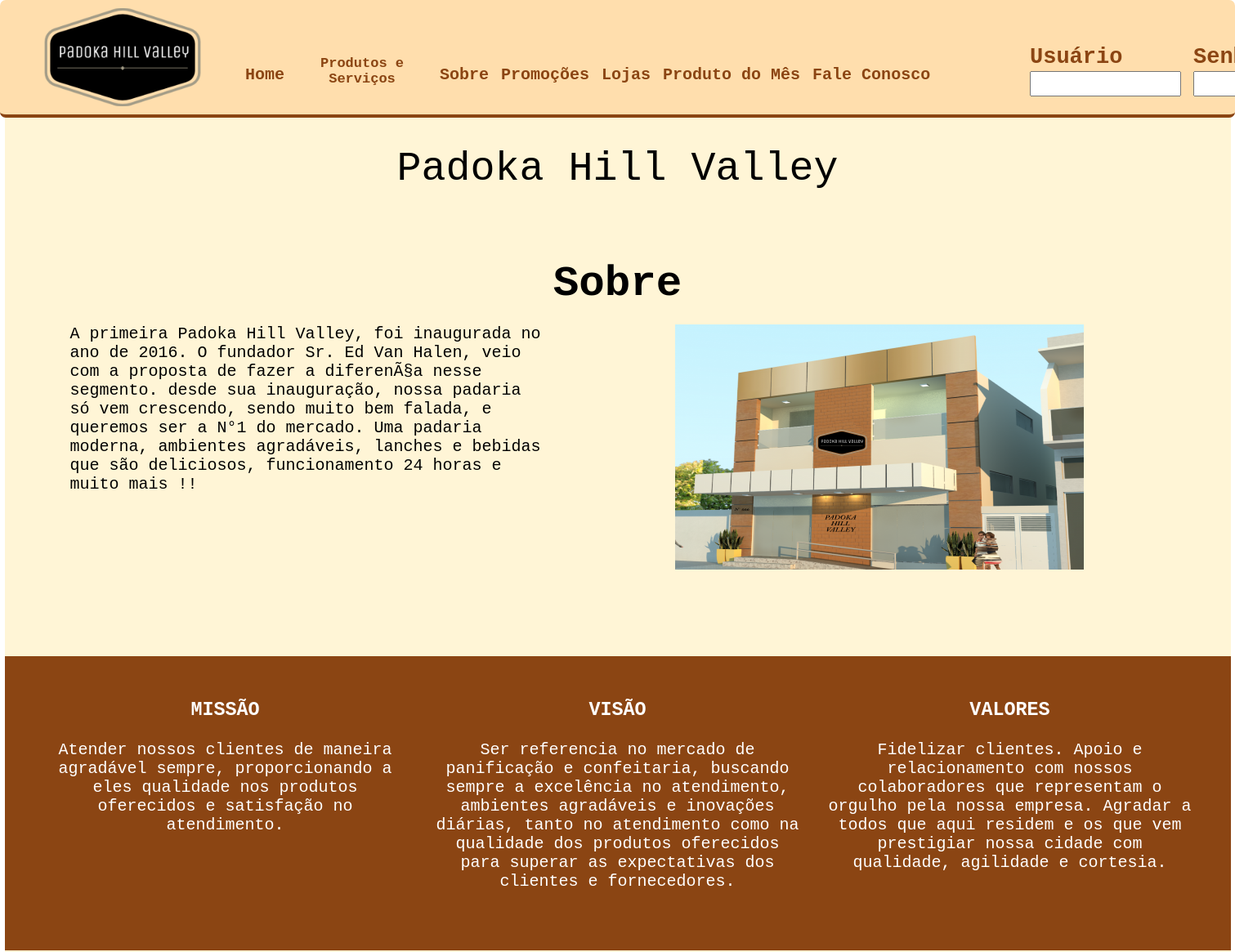
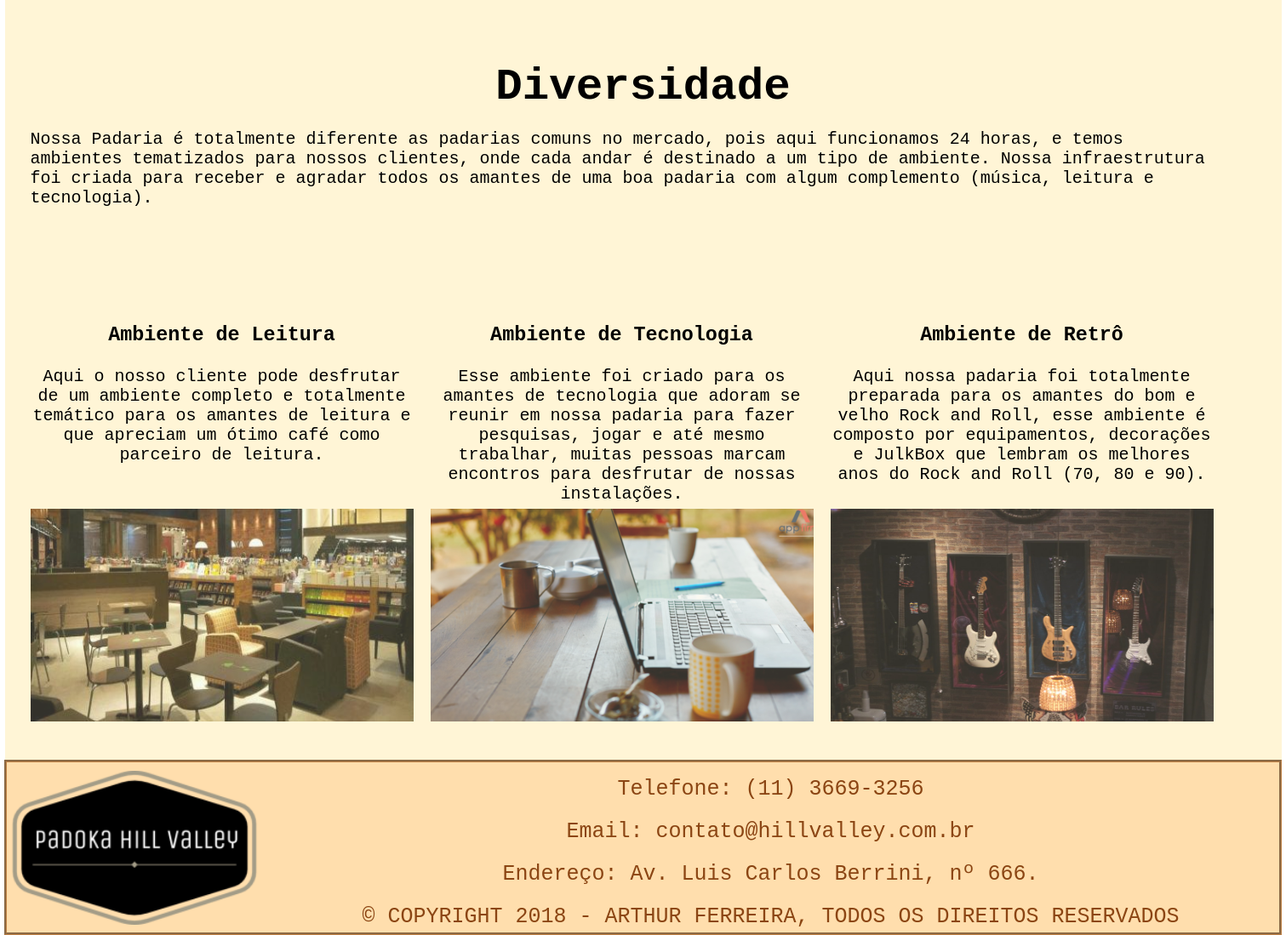
Page /PADOKA/sobre.php on the committed database (2 pictures, top to bottom).
### tables this page shows
CREATE TABLE `tbl_sobre` (
  `id` int(11) NOT NULL AUTO_INCREMENT,
  `titulo` varchar(50) NOT NULL,
  `texto_principal` text NOT NULL,
  `foto` varchar(255) NOT NULL,
  `texto_missao` text NOT NULL,
  `texto_visao` text NOT NULL,
  `texto_valor` text NOT NULL,
  `texto_diversidade` text NOT NULL,
  `status` tinyint(1) NOT NULL,
  PRIMARY KEY (`id`)
);

CREATE TABLE `tbl_conteudo_ambiente` (
  `id` int(11) NOT NULL AUTO_INCREMENT,
  `idTipoAmbiente` int(11) NOT NULL,
  `titulo` varchar(50) NOT NULL,
  `texto` text NOT NULL,
  `foto` text NOT NULL,
  `status` tinyint(1) NOT NULL,
  PRIMARY KEY (`id`),
  KEY `idTipoAmbiente` (`idTipoAmbiente`),
  CONSTRAINT `tbl_conteudo_ambiente_ibfk_1` FOREIGN KEY (`idTipoAmbiente`) REFERENCES `tbl_tipo_ambiente` (`id`)
);

### PADOKA/sobre.php (the view, shortened to what this page needs)
<?php
    $sql = "select * from tbl_sobre WHERE status = 1 order by Rand() limit 1";
    $result = mysql_query($sql);
    while($informacoes = mysql_fetch_array($result)){
        $titulo = $informacoes['titulo'];
        $texto_principal = $informacoes['texto_principal'];
        $foto = $informacoes['foto'];
        $texto_missao = $informacoes['texto_missao'];
        $texto_visao = $informacoes['texto_visao'];
        $texto_valores = $informacoes['texto_valor'];
        $texto_diversidade = $informacoes['texto_diversidade'];
    }
?>
<!DOCTYPE html>
<html lang="pt">
    <head>
        <link rel="stylesheet" type="text/css" href="css/styleSobre.css">
        <link rel="stylesheet" type="text/css" href="css/styleMenu.css">
        <link rel="stylesheet" type="text/css" href="css/styleRodape.css">
    </head>
    <body>
        <header>
            <?php require_once'cabecalho.php'; ?>
        </header>
        <div id="gamb"></div>
        <div id="main">
            <div id="content">
                <div id="titulo_padoka">Padoka Hill Valley</div>
                <section class="conteudos">
                    <div class="titulo">
                        <h2><?php echo($titulo); ?></h2>
                    </div>
                    <div class="texto">
                        <?php echo($texto_principal); ?>
                    </div>
                    <div id="imagem_sobre">
                        <img src="cms/<?php echo($foto); ?>" width="500" height="300" alt="<?php echo($titulo); ?>" title="<?php echo($titulo); ?>">
                    </div>
                </section>
                <section class="conteudos" id="caracteristicas">
                    <div class="textos_caracteristicas">
                        <h3>MISSÃO</h3>
                        <?php echo($texto_missao); ?>
                    </div>
                    <div class="textos_caracteristicas" id="valores">
                        <h3>VISÃO</h3>
                        <?php echo($texto_visao); ?>
                    </div>
                    <div class="textos_caracteristicas">
                        <h3>VALORES</h3>
                         <?php echo($texto_valores); ?>
                    </div>
                </section>
                <section class="conteudos">
                    <div class="titulo">
                        <h2>Diversidade</h2>
                    </div>
                    <div class="texto_diversidade">
                        <?php echo($texto_diversidade); ?>
                    </div>
                </section>
                <section class="conteudos" id="ambientes">
                    <?php
                        $sql = "select * from tbl_conteudo_ambiente WHERE status = 1 limit 3";
                        $result = mysql_query($sql);
                        while($ambientes = mysql_fetch_array($result)){ ?>
                        <div class="item_ambiente">
                            <div class="textos_ambientes">
                                <h3><?php echo($ambientes['titulo']); ?></h3>
                                <?php echo($ambientes['texto']); ?>
                            </div>
                            <div class="imagem_ambientes">
                                <img src="cms/<?php echo($ambientes['foto']); ?>" width="450" height="250" alt="<?php echo($ambientes['titulo']); ?>" title="<?php echo($ambientes['titulo']); ?>">
                            </div>
                        </div>
                    <?php }?>
                </section>
            </div>
        </div>
        <footer>
            <?php require_once'rodape.php'; ?>
        </footer>
    </body>
</html>

### PADOKA/css/styleSobre.css (style rules this page uses)
@media screen and (min-device-width:521px) { body { margin: 0px; padding: 0px; background-image: url(../imagens/bg_body.jpg); background-repeat: no-repeat; background-attachment: fixed; background-position: top; background-size: cover; font-family: monospace; } }
@media screen and (min-device-width:521px) { header { width: 100%; height: 140px; background-color: #FFDEAD; text-align: center; border-bottom: 4px solid #8B4513; border-radius: 7px; font-weight: 900; position: fixed; color: #8B4513; z-index: 999; } }
@media screen and (min-device-width:521px) { #gamb { width: 100%; height: 143px; margin-left: auto; margin-right: auto; } }
@media screen and (min-device-width:521px) { #main { width: 1500px; min-height: 1300px; height: auto; margin-left: auto; margin-right: auto; background-color: #FFF5D6; } }
@media screen and (min-device-width:521px) { #content { width: 1500px; height: 1900px; padding-top: 15px; } }
@media screen and (min-device-width:521px) { #titulo_padoka { width: 950px; height: 65px; margin-left: auto; margin-right: auto; text-align: center; font-size: 50px; margin-top: 15px; padding-top: 5px; } }
@media screen and (min-device-width:521px) { .conteudos { width: 1440px; height: 400px; margin-top: 50px; padding: 30px; } }
@media screen and (min-device-width:521px) { .titulo { width: auto; height: 55px; text-align: center; font-size: 35px; margin-left: auto; margin-right: auto; margin-top: -50px; } }
@media screen and (min-device-width:521px) { .texto { width: 585px; height: 250px; margin-left: 50px; font-size: 20px; margin-top: 25px; float: left; } }
@media screen and (min-device-width:521px) { #imagem_sobre { width: 500px; height: 300px; float: right; margin-right: 150px; margin-top: 25px; } }
@media screen and (min-device-width:521px) { .texto_diversidade { width: 1400px; height: 150px; margin-left: auto; margin-right: auto; font-size: 20px; margin-top: 25px; float: left; } }
@media screen and (min-device-width:521px) { #ambientes { height: auto; position: absolute; margin-top: -180px; } }
@media screen and (min-device-width:521px) { .item_ambiente { width: 450px; height: auto; float: left; margin-right: 20px; } }
@media screen and (min-device-width:521px) { #caracteristicas { height: 300px; text-align: left; background-color: #8B4513; color: #ffffff; } }
@media screen and (min-device-width:521px) { .textos_ambientes { width: 100%; height: 240px; margin-right: 15px; float: left; font-size: 20px; text-align: center; } }
@media screen and (min-device-width:521px) { .textos_caracteristicas { width: 450px; height: 260px; margin-left: 15px; margin-right: 15px; float: left; font-size: 20px; text-align: center; } }
@media screen and (min-device-width:521px) { .imagem_ambientes { width: 450px; height: 250px; float: left; opacity: 0.8; } }
@media screen and (min-device-width:521px) { footer { width: 1495px; height: 200px; background-color: #FFDEAD; margin-left: auto; margin-right: auto; color: #8B4513; border: groove 3px rgba(147, 67, 0, 0.6); } }

### rows in the picture
tbl_sobre: titulo "Sobre", texto_principal "A primeira Padoka Hill Valley, foi inaugurada no ano de 2016. O fundador Sr. Ed Van Halen, veio com a proposta de fazer a diferenÃ§a nesse segmento. desde sua inauguração, nossa padaria só vem crescendo, sendo muito bem falada, e queremos ser a N°1 do mercado. Uma padaria moderna, ambientes agradáveis, lanches e bebidas que são deliciosos, funcionamento 24 horas e muito mais !!", foto (picture), texto_missao "Atender nossos clientes de maneira agradável sempre, proporcionando a eles qualidade nos produtos oferecidos e satisfação no atendimento.", texto_visao "Ser referencia no mercado de panificação e confeitaria, buscando sempre a excelência no atendimento, ambientes agradáveis e inovações diárias, tanto no atendimento como na qualidade dos produtos oferecidos para superar as expectativas dos clientes e fornecedores.", texto_valor "Fidelizar clientes. Apoio e relacionamento com nossos colaboradores que representam o orgulho pela nossa empresa. Agradar a todos que aqui residem e os que vem prestigiar nossa cidade com qualidade, agilidade e cortesia.", texto_diversidade "Nossa Padaria é totalmente diferente as padarias comuns no mercado, pois aqui funcionamos 24 horas, e temos ambientes tematizados para nossos clientes, onde cada andar é destinado a um tipo de ambiente. Nossa infraestrutura foi criada para receber e agradar todos os amantes de uma boa padaria com algum complemento (música, leitura e tecnologia)."
tbl_conteudo_ambiente: titulo "Ambiente de Leitura", texto "Aqui o nosso cliente pode desfrutar de um ambiente completo e totalmente temático para os amantes de leitura e que apreciam um ótimo café como parceiro de leitura.", foto (picture)
tbl_conteudo_ambiente: titulo "Ambiente de Tecnologia", texto "Esse ambiente foi criado para os amantes de tecnologia que adoram se reunir em nossa padaria para fazer pesquisas, jogar e até mesmo trabalhar, muitas pessoas marcam encontros para desfrutar de nossas instalações.", foto (picture)
tbl_conteudo_ambiente: titulo "Ambiente de Retrô", texto "Aqui nossa padaria foi totalmente preparada para os amantes do bom e velho Rock and Roll, esse ambiente é composto por equipamentos, decorações e JulkBox que lembram os melhores anos do Rock and Roll (70, 80 e 90).", foto (picture)
